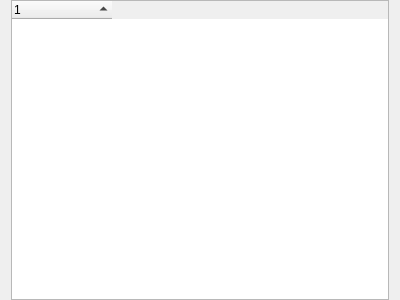
<?xml version="1.0" encoding="UTF-8"?>
<ui version="4.0">
 <class>ProcsTab</class>
 <widget class="TabWidget" name="ProcsTab">
  <property name="geometry">
   <rect>
    <x>0</x>
    <y>0</y>
    <width>400</width>
    <height>300</height>
   </rect>
  </property>
  <layout class="QVBoxLayout" name="verticalLayout">
   <property name="topMargin">
    <number>0</number>
   </property>
   <property name="bottomMargin">
    <number>0</number>
   </property>
   <item>
    <widget class="QTreeWidget" name="treeWidget">
     <property name="editTriggers">
      <set>QAbstractItemView::NoEditTriggers</set>
     </property>
     <property name="showDropIndicator" stdset="0">
      <bool>false</bool>
     </property>
     <property name="alternatingRowColors">
      <bool>true</bool>
     </property>
     <property name="uniformRowHeights">
      <bool>true</bool>
     </property>
     <property name="sortingEnabled">
      <bool>true</bool>
     </property>
     <attribute name="headerShowSortIndicator" stdset="0">
      <bool>true</bool>
     </attribute>
     <attribute name="headerStretchLastSection">
      <bool>false</bool>
     </attribute>
     <column>
      <property name="text">
       <string notr="true">1</string>
      </property>
     </column>
    </widget>
   </item>
  </layout>
 </widget>
 <customwidgets>
  <customwidget>
   <class>TabWidget</class>
   <extends>QWidget</extends>
   <header>tabwidget.h</header>
   <container>1</container>
  </customwidget>
 </customwidgets>
 <resources/>
 <connections/>
</ui>
